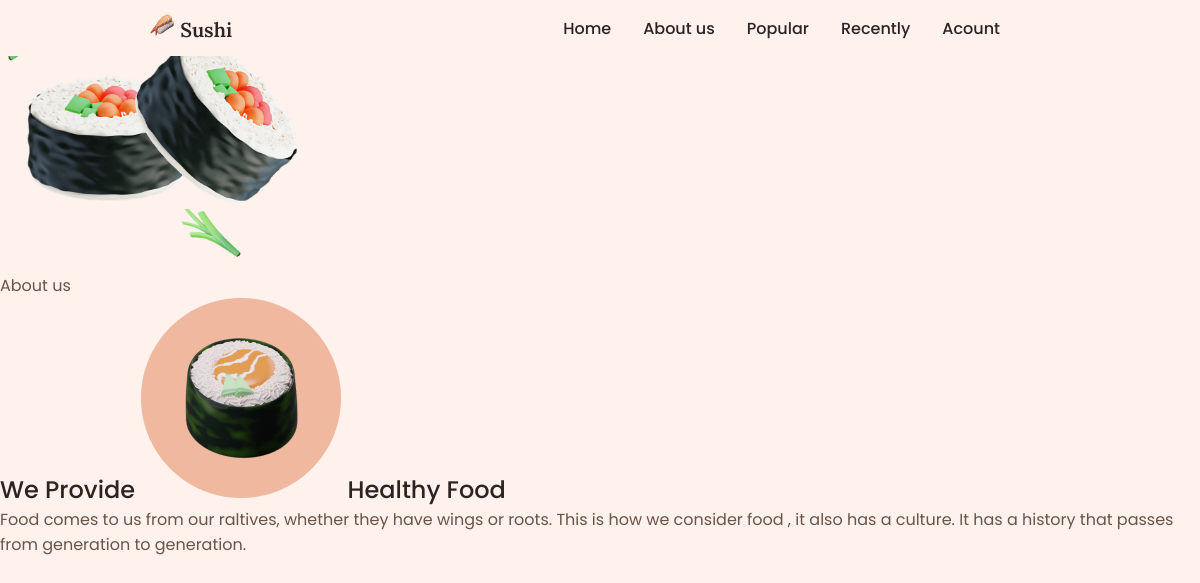
The app's page /popular.php with its own data.
### tables this page shows
CREATE TABLE `tbl_about` (
  `about_id` int(11) NOT NULL,
  `about_caption` varchar(1000) NOT NULL,
  `about_img` varchar(100) NOT NULL
);

### popular.php (the view, shortened to what this page needs)
<?php
        include "connect.php";
        $sql = "SELECT about_caption, about_img FROM tbl_about";
        $result = $con->query($sql);
        $array = [];
        if ($result->num_rows > 0) {
            while ($row = $result->fetch_assoc()) {
                $thongtin = new Thongtin();
                $thongtin->about_caption = $row["about_caption"];
                $thongtin->about_img = $row["about_img"];
                array_push($array, $thongtin);
            }
        } else {
            echo "0 results";
        }
        function RenderColunCardMaThue($value)
        {
         ?>
            <nav class="about">
                <div class="about__left">
                    <img src='http://localhost:8080/Project-sushi-/<?= $value->about_img ?>' width="300px">
                </div>
                <div class="about__right">
                    <div class="about__data">
                        <span class="subtitle">About us</span>
                        <h2>
                            We Provide
                            <img src="img/about-sushi-title.png" alt="">
                            Healthy Food
                        </h2>
                        <p> <?= $value->about_caption ?></p>
                    </div>
                </div>
            </nav>
        <?php
            return ob_get_clean();
        }
        ?>
<!DOCTYPE html>
<html lang="en">
<head>
    <link href="https://cdn.jsdelivr.net/npm/remixicon@2.2.0/fonts/remixicon.css" rel="stylesheet">
    <link rel="stylesheet" href="style.css">
</head>
<body>
    <header class="header" id="header">
        <nav class="nav">
            <a href="#" class="nav__logo">
                <img src="img/logo.png" alt="logo image">
                Sushi
            </a>
            <div class="nav__menu" id="nav-menu">
                <ul class="nav__list">
                    <li class="nav__item">
                        <a href="index.php" class="nav__link">Home</a>
                    </li>
                    <li class="nav__item">
                        <a href="about.php" class="nav__link">About us</a>
                    </li>
                    <li class="nav__item">
                        <a href="popular.php" class="nav__link">Popular</a>
                    </li>
                    <li class="nav__item">
                        <a href="recently.php" class="nav__link">Recently</a>
                    </li>
                    <li class="nav__item">
                        <a href="recently.php" class="nav__link">Acount</a>
                    </li>
                </ul>
            </div>
        </nav>
    </header>
    <main class="main" id="main">
        <section class="popular">
            <?php
            foreach ($array as $key => $value) {
                echo RenderColunCardMaThue($value);
            }
            ?>
        </section>
    </main>
</body>
</html>

### style.css (style rules this page uses)
:root { --header-height: 3.5rem; --first-color: hsl(19, 64%, 54%); --first-color-alt: hsl(19, 64%, 52%); --title-color: hsl(19, 16%, 15%); --text-color: hsl(19, 16%, 35%); --text-color-light: hsl(19, 8%, 55%); --body-color: hsl(19, 100%, 96%); --container-color: hsl(19, 100%, 97%); --body-font: "Poppins", sans-serif; --title-font: "Lora", serif; --subtitle-font: "Dancing Script", cursive; --biggest-font-size: 2.25rem; --h1-font-size: 1.5rem; --h2-font-size: 1.25rem; --h3-font-size: 1rem; --normal-font-size: .938rem; --small-font-size: .813rem; --smaller-font-size: .75rem; --font-medium: 500; --font-semi-bold: 600; --z-tooltip: 10; --z-fixed: 100; }
@media screen and (min-width: 1024px) { :root { --biggest-font-size: 4rem; --h1-font-size: 2.25rem; --h2-font-size: 1.5rem; --h3-font-size: 1.25rem; --normal-font-size: 1rem; --small-font-size: .875rem; --smaller-font-size: .813rem; } }
* { box-sizing: border-box; padding: 0; margin: 0; }
html { scroll-behavior: smooth; }
body { font-family: var(--body-font); font-size: var(--normal-font-size); background-color: var(--body-color); color: var(--text-color); transition: background 0.4s; }
h1, h2, h3 { color: var(--title-color); font-weight: var(--font-medium); }
ul { list-style: none; }
a { text-decoration: none; }
img { max-width: 100%; height: auto; }
.main { overflow: hidden; }
.header { position: fixed; width: 100%; background-color: var(--body-color); z-index: var(--z-fixed); }
.nav { position: relative; height: var(--header-height); display: flex; justify-content: space-between; align-items: center; margin-left: 50px; }
.nav__logo { align-items: center; column-gap: .5rem; font-family: var(--title-font); font-size: var(--h3-font-size); font-weight: var(--font-semi-bold); color: var(--title-color); transition: color .3s; margin-left: 100px; }
.nav__logo img { width: 25px; }
.nav__list { display: flex; column-gap: 2rem; text-align: center; padding-right: 200px; }
.nav__link { color: var(--title-color); font-weight: var(--font-medium); transition: color .4s; }

### records on screen
tbl_about: about_img (picture), about_caption "Food comes to us from our raltives, whether they have wings or roots. This is how we consider food , it also has a culture. It has a history that passes from generation to generation."
